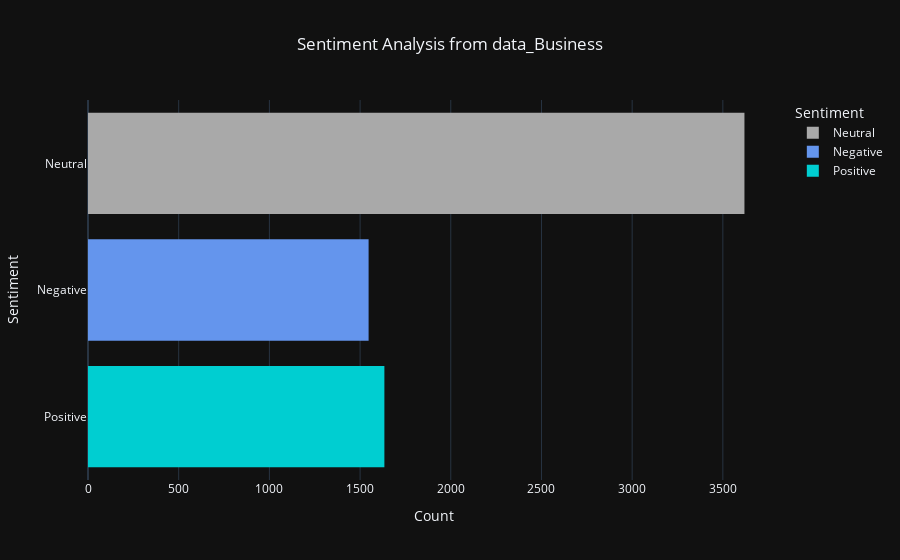
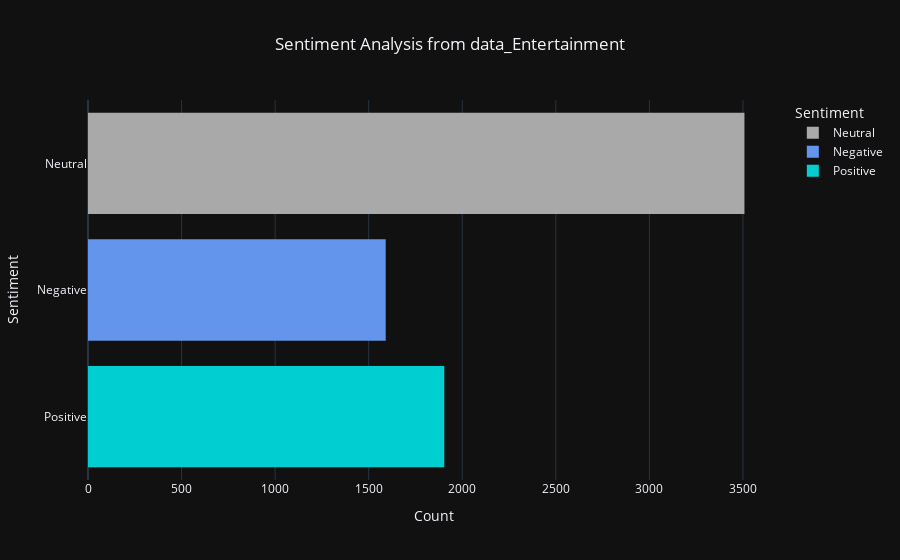
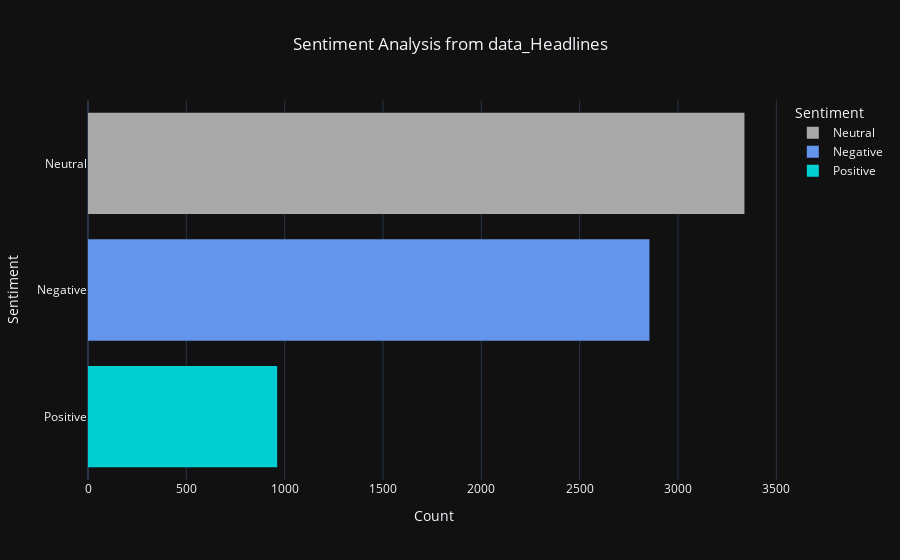
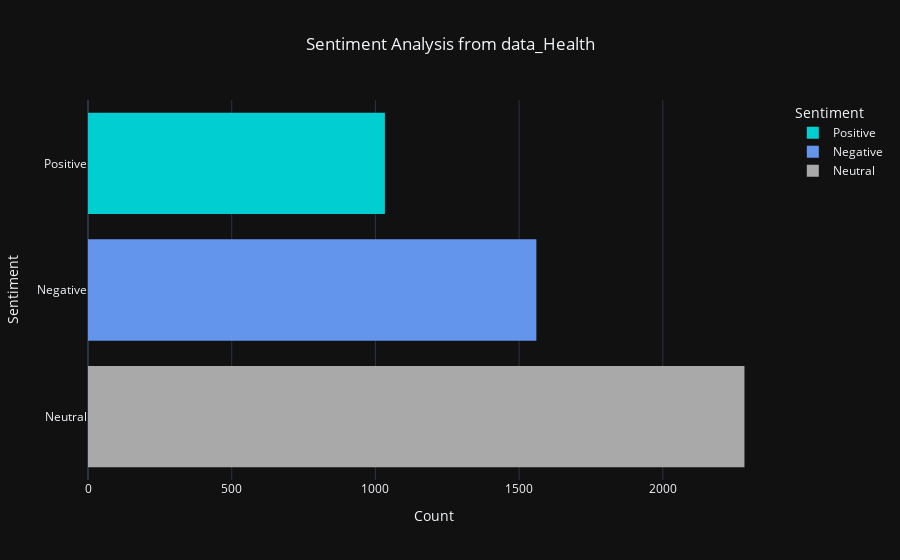

Notebook code cell kept with these figures, in order:
### Code cell
for category, data_frame in cat_data.items():
    
    df = data_frame
    display(senti_plot(df, category))

### Figure 1 — Plotly figure (JSON) as saved in the notebook; plotly's stock layout.template omitted (floating-point values rounded to 4 significant figures; data arrays with more than 128 entries replaced by an {"elided": "..."} marker saying what was removed)
{"data": [{"alignmentgroup": "True", "bingroup": "y", "hovertemplate": "%{y}<br>Count: %{x}", "legendgroup": "Neutral", "marker": {"color": "#A9A9A9", "pattern": {"shape": ""}}, "name": "Neutral", "offsetgroup": "Neutral", "orientation": "h", "showlegend": true, "type": "histogram", "xaxis": "x", "y": {"elided": "3619 str values"}, "yaxis": "y"}, {"alignmentgroup": "True", "bingroup": "y", "hovertemplate": "%{y}<br>Count: %{x}", "legendgroup": "Negative", "marker": {"color": "#6495ED", "pattern": {"shape": ""}}, "name": "Negative", "offsetgroup": "Negative", "orientation": "h", "showlegend": true, "type": "histogram", "xaxis": "x", "y": {"elided": "1547 str values"}, "yaxis": "y"}, {"alignmentgroup": "True", "bingroup": "y", "hovertemplate": "%{y}<br>Count: %{x}", "legendgroup": "Positive", "marker": {"color": "#00CED1", "pattern": {"shape": ""}}, "name": "Positive", "offsetgroup": "Positive", "orientation": "h", "showlegend": true, "type": "histogram", "xaxis": "x", "y": {"elided": "1634 str values"}, "yaxis": "y"}], "layout": {"barmode": "relative", "legend": {"title": {"text": "Sentiment"}, "tracegroupgap": 0}, "title": {"text": "Sentiment Analysis from data_Business", "x": 0.5}, "xaxis": {"anchor": "y", "domain": [0, 1], "title": {"text": "Count"}}, "yaxis": {"anchor": "x", "categoryarray": ["Positive", "Negative", "Neutral"], "categoryorder": "array", "domain": [0, 1], "title": {"text": "Sentiment"}}}}

### Figure 2 — Plotly figure (JSON) as saved in the notebook; plotly's stock layout.template omitted (floating-point values rounded to 4 significant figures; data arrays with more than 128 entries replaced by an {"elided": "..."} marker saying what was removed)
{"data": [{"alignmentgroup": "True", "bingroup": "y", "hovertemplate": "%{y}<br>Count: %{x}", "legendgroup": "Neutral", "marker": {"color": "#A9A9A9", "pattern": {"shape": ""}}, "name": "Neutral", "offsetgroup": "Neutral", "orientation": "h", "showlegend": true, "type": "histogram", "xaxis": "x", "y": {"elided": "3508 str values"}, "yaxis": "y"}, {"alignmentgroup": "True", "bingroup": "y", "hovertemplate": "%{y}<br>Count: %{x}", "legendgroup": "Negative", "marker": {"color": "#6495ED", "pattern": {"shape": ""}}, "name": "Negative", "offsetgroup": "Negative", "orientation": "h", "showlegend": true, "type": "histogram", "xaxis": "x", "y": {"elided": "1591 str values"}, "yaxis": "y"}, {"alignmentgroup": "True", "bingroup": "y", "hovertemplate": "%{y}<br>Count: %{x}", "legendgroup": "Positive", "marker": {"color": "#00CED1", "pattern": {"shape": ""}}, "name": "Positive", "offsetgroup": "Positive", "orientation": "h", "showlegend": true, "type": "histogram", "xaxis": "x", "y": {"elided": "1904 str values"}, "yaxis": "y"}], "layout": {"barmode": "relative", "legend": {"title": {"text": "Sentiment"}, "tracegroupgap": 0}, "title": {"text": "Sentiment Analysis from data_Entertainment", "x": 0.5}, "xaxis": {"anchor": "y", "domain": [0, 1], "title": {"text": "Count"}}, "yaxis": {"anchor": "x", "categoryarray": ["Positive", "Negative", "Neutral"], "categoryorder": "array", "domain": [0, 1], "title": {"text": "Sentiment"}}}}

### Figure 3 — Plotly figure (JSON) as saved in the notebook; plotly's stock layout.template omitted (floating-point values rounded to 4 significant figures; data arrays with more than 128 entries replaced by an {"elided": "..."} marker saying what was removed)
{"data": [{"alignmentgroup": "True", "bingroup": "y", "hovertemplate": "%{y}<br>Count: %{x}", "legendgroup": "Neutral", "marker": {"color": "#A9A9A9", "pattern": {"shape": ""}}, "name": "Neutral", "offsetgroup": "Neutral", "orientation": "h", "showlegend": true, "type": "histogram", "xaxis": "x", "y": {"elided": "3338 str values"}, "yaxis": "y"}, {"alignmentgroup": "True", "bingroup": "y", "hovertemplate": "%{y}<br>Count: %{x}", "legendgroup": "Negative", "marker": {"color": "#6495ED", "pattern": {"shape": ""}}, "name": "Negative", "offsetgroup": "Negative", "orientation": "h", "showlegend": true, "type": "histogram", "xaxis": "x", "y": {"elided": "2855 str values"}, "yaxis": "y"}, {"alignmentgroup": "True", "bingroup": "y", "hovertemplate": "%{y}<br>Count: %{x}", "legendgroup": "Positive", "marker": {"color": "#00CED1", "pattern": {"shape": ""}}, "name": "Positive", "offsetgroup": "Positive", "orientation": "h", "showlegend": true, "type": "histogram", "xaxis": "x", "y": {"elided": "962 str values"}, "yaxis": "y"}], "layout": {"barmode": "relative", "legend": {"title": {"text": "Sentiment"}, "tracegroupgap": 0}, "title": {"text": "Sentiment Analysis from data_Headlines", "x": 0.5}, "xaxis": {"anchor": "y", "domain": [0, 1], "title": {"text": "Count"}}, "yaxis": {"anchor": "x", "categoryarray": ["Positive", "Negative", "Neutral"], "categoryorder": "array", "domain": [0, 1], "title": {"text": "Sentiment"}}}}

### Figure 4 — Plotly figure (JSON) as saved in the notebook; plotly's stock layout.template omitted (floating-point values rounded to 4 significant figures; data arrays with more than 128 entries replaced by an {"elided": "..."} marker saying what was removed)
{"data": [{"alignmentgroup": "True", "bingroup": "y", "hovertemplate": "%{y}<br>Count: %{x}", "legendgroup": "Positive", "marker": {"color": "#00CED1", "pattern": {"shape": ""}}, "name": "Positive", "offsetgroup": "Positive", "orientation": "h", "showlegend": true, "type": "histogram", "xaxis": "x", "y": {"elided": "1033 str values"}, "yaxis": "y"}, {"alignmentgroup": "True", "bingroup": "y", "hovertemplate": "%{y}<br>Count: %{x}", "legendgroup": "Negative", "marker": {"color": "#6495ED", "pattern": {"shape": ""}}, "name": "Negative", "offsetgroup": "Negative", "orientation": "h", "showlegend": true, "type": "histogram", "xaxis": "x", "y": {"elided": "1560 str values"}, "yaxis": "y"}, {"alignmentgroup": "True", "bingroup": "y", "hovertemplate": "%{y}<br>Count: %{x}", "legendgroup": "Neutral", "marker": {"color": "#A9A9A9", "pattern": {"shape": ""}}, "name": "Neutral", "offsetgroup": "Neutral", "orientation": "h", "showlegend": true, "type": "histogram", "xaxis": "x", "y": {"elided": "2284 str values"}, "yaxis": "y"}], "layout": {"barmode": "relative", "legend": {"title": {"text": "Sentiment"}, "tracegroupgap": 0}, "title": {"text": "Sentiment Analysis from data_Health", "x": 0.5}, "xaxis": {"anchor": "y", "domain": [0, 1], "title": {"text": "Count"}}, "yaxis": {"anchor": "x", "categoryarray": ["Neutral", "Negative", "Positive"], "categoryorder": "array", "domain": [0, 1], "title": {"text": "Sentiment"}}}}
